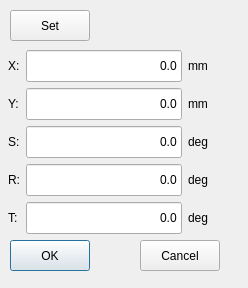
<?xml version="1.0" encoding="UTF-8"?>
<ui version="4.0">
 <class>AxisModifyDialog</class>
 <widget class="QDialog" name="AxisModifyDialog">
  <property name="geometry">
   <rect>
    <x>0</x>
    <y>0</y>
    <width>248</width>
    <height>288</height>
   </rect>
  </property>
  <property name="windowTitle">
   <string>Modify</string>
  </property>
  <widget class="QPushButton" name="okButton">
   <property name="geometry">
    <rect>
     <x>10</x>
     <y>240</y>
     <width>80</width>
     <height>31</height>
    </rect>
   </property>
   <property name="text">
    <string>OK</string>
   </property>
  </widget>
  <widget class="QPushButton" name="cancelButton">
   <property name="geometry">
    <rect>
     <x>140</x>
     <y>240</y>
     <width>80</width>
     <height>31</height>
    </rect>
   </property>
   <property name="text">
    <string>Cancel</string>
   </property>
  </widget>
  <widget class="QPushButton" name="setButton">
   <property name="geometry">
    <rect>
     <x>10</x>
     <y>10</y>
     <width>80</width>
     <height>31</height>
    </rect>
   </property>
   <property name="text">
    <string>Set</string>
   </property>
  </widget>
  <widget class="QWidget" name="">
   <property name="geometry">
    <rect>
     <x>8</x>
     <y>50</y>
     <width>201</width>
     <height>192</height>
    </rect>
   </property>
   <layout class="QGridLayout" name="gridLayout">
    <item row="0" column="2">
     <widget class="QLabel" name="label_4">
      <property name="text">
       <string>mm</string>
      </property>
     </widget>
    </item>
    <item row="0" column="1">
     <widget class="ICLineEditWithVirtualNumericKeypad" name="xPos">
      <property name="minimumSize">
       <size>
        <width>0</width>
        <height>32</height>
       </size>
      </property>
      <property name="text">
       <string>0.0</string>
      </property>
      <property name="alignment">
       <set>Qt::AlignRight|Qt::AlignTrailing|Qt::AlignVCenter</set>
      </property>
     </widget>
    </item>
    <item row="1" column="2">
     <widget class="QLabel" name="label_5">
      <property name="text">
       <string>mm</string>
      </property>
     </widget>
    </item>
    <item row="2" column="0">
     <widget class="QLabel" name="label_3">
      <property name="text">
       <string>S:</string>
      </property>
     </widget>
    </item>
    <item row="4" column="2">
     <widget class="QLabel" name="label_10">
      <property name="text">
       <string>deg</string>
      </property>
     </widget>
    </item>
    <item row="3" column="0">
     <widget class="QLabel" name="label_8">
      <property name="text">
       <string>R:</string>
      </property>
     </widget>
    </item>
    <item row="2" column="2">
     <widget class="QLabel" name="label_6">
      <property name="text">
       <string>deg</string>
      </property>
     </widget>
    </item>
    <item row="2" column="1">
     <widget class="ICLineEditWithVirtualNumericKeypad" name="zPos">
      <property name="minimumSize">
       <size>
        <width>0</width>
        <height>32</height>
       </size>
      </property>
      <property name="text">
       <string>0.0</string>
      </property>
      <property name="alignment">
       <set>Qt::AlignRight|Qt::AlignTrailing|Qt::AlignVCenter</set>
      </property>
     </widget>
    </item>
    <item row="4" column="1">
     <widget class="ICLineEditWithVirtualNumericKeypad" name="tPos">
      <property name="minimumSize">
       <size>
        <width>0</width>
        <height>32</height>
       </size>
      </property>
      <property name="text">
       <string>0.0</string>
      </property>
      <property name="alignment">
       <set>Qt::AlignRight|Qt::AlignTrailing|Qt::AlignVCenter</set>
      </property>
     </widget>
    </item>
    <item row="4" column="0">
     <widget class="QLabel" name="label_9">
      <property name="text">
       <string>T:</string>
      </property>
     </widget>
    </item>
    <item row="3" column="2">
     <widget class="QLabel" name="label_7">
      <property name="text">
       <string>deg</string>
      </property>
     </widget>
    </item>
    <item row="1" column="0">
     <widget class="QLabel" name="label_2">
      <property name="text">
       <string>Y:</string>
      </property>
     </widget>
    </item>
    <item row="3" column="1">
     <widget class="ICLineEditWithVirtualNumericKeypad" name="pPos">
      <property name="minimumSize">
       <size>
        <width>0</width>
        <height>32</height>
       </size>
      </property>
      <property name="text">
       <string>0.0</string>
      </property>
      <property name="alignment">
       <set>Qt::AlignRight|Qt::AlignTrailing|Qt::AlignVCenter</set>
      </property>
     </widget>
    </item>
    <item row="0" column="0">
     <widget class="QLabel" name="label">
      <property name="text">
       <string>X:</string>
      </property>
     </widget>
    </item>
    <item row="1" column="1">
     <widget class="ICLineEditWithVirtualNumericKeypad" name="yPos">
      <property name="minimumSize">
       <size>
        <width>0</width>
        <height>32</height>
       </size>
      </property>
      <property name="text">
       <string>0.0</string>
      </property>
      <property name="alignment">
       <set>Qt::AlignRight|Qt::AlignTrailing|Qt::AlignVCenter</set>
      </property>
     </widget>
    </item>
    <item row="5" column="1">
     <spacer name="verticalSpacer">
      <property name="orientation">
       <enum>Qt::Vertical</enum>
      </property>
      <property name="sizeHint" stdset="0">
       <size>
        <width>20</width>
        <height>40</height>
       </size>
      </property>
     </spacer>
    </item>
   </layout>
  </widget>
 </widget>
 <customwidgets>
  <customwidget>
   <class>ICLineEditWithVirtualNumericKeypad</class>
   <extends>QLineEdit</extends>
   <header>iclineeditwithvirtualnumerickeypad.h</header>
  </customwidget>
 </customwidgets>
 <resources/>
 <connections/>
</ui>
